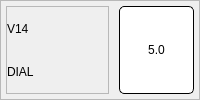
                       <widget class="QFrame" name="frame_55">
                        <property name="frameShape">
                         <enum>QFrame::StyledPanel</enum>
                        </property>
                        <property name="frameShadow">
                         <enum>QFrame::Raised</enum>
                        </property>
                        <layout class="QHBoxLayout" name="horizontalLayout_25" stretch="4,1">
                         <property name="spacing">
                          <number>10</number>
                         </property>
                         <property name="leftMargin">
                          <number>5</number>
                         </property>
                         <property name="topMargin">
                          <number>5</number>
                         </property>
                         <property name="rightMargin">
                          <number>5</number>
                         </property>
                         <property name="bottomMargin">
                          <number>5</number>
                         </property>
                         <item>
                          <widget class="QFrame" name="frame_56">
                           <property name="frameShape">
                            <enum>QFrame::StyledPanel</enum>
                           </property>
                           <property name="frameShadow">
                            <enum>QFrame::Raised</enum>
                           </property>
                           <layout class="QVBoxLayout" name="verticalLayout_34">
                            <property name="spacing">
                             <number>0</number>
                            </property>
                            <property name="leftMargin">
                             <number>0</number>
                            </property>
                            <property name="topMargin">
                             <number>0</number>
                            </property>
                            <property name="rightMargin">
                             <number>0</number>
                            </property>
                            <property name="bottomMargin">
                             <number>0</number>
                            </property>
                            <item>
                             <widget class="QLabel" name="label_64">
                              <property name="styleSheet">
                               <string notr="true">font: bold 28px &quot;Roboto&quot;;</string>
                              </property>
                              <property name="text">
                               <string>V14</string>
                              </property>
                             </widget>
                            </item>
                            <item>
                             <widget class="QLabel" name="label_65">
                              <property name="styleSheet">
                               <string notr="true">font:  20px &quot;Roboto&quot;;</string>
                              </property>
                              <property name="text">
                               <string>DIAL</string>
                              </property>
                             </widget>
                            </item>
                           </layout>
                          </widget>
                         </item>
                         <item>
                          <widget class="QPushButton" name="v14_button">
                           <property name="sizePolicy">
                            <sizepolicy hsizetype="Minimum" vsizetype="Minimum">
                             <horstretch>0</horstretch>
                             <verstretch>0</verstretch>
                            </sizepolicy>
                           </property>
                           <property name="minimumSize">
                            <size>
                             <width>75</width>
                             <height>40</height>
                            </size>
                           </property>
                           <property name="maximumSize">
                            <size>
                             <width>16777215</width>
                             <height>16777215</height>
                            </size>
                           </property>
                           <property name="styleSheet">
                            <string notr="true">background: #FFFFFF;
border: 1px solid #000000;
border-radius: 5px;
font:  bold 16px &quot;Roboto&quot;;</string>
                           </property>
                           <property name="text">
                            <string>5.0</string>
                           </property>
                          </widget>
                         </item>
                        </layout>
                       </widget>
